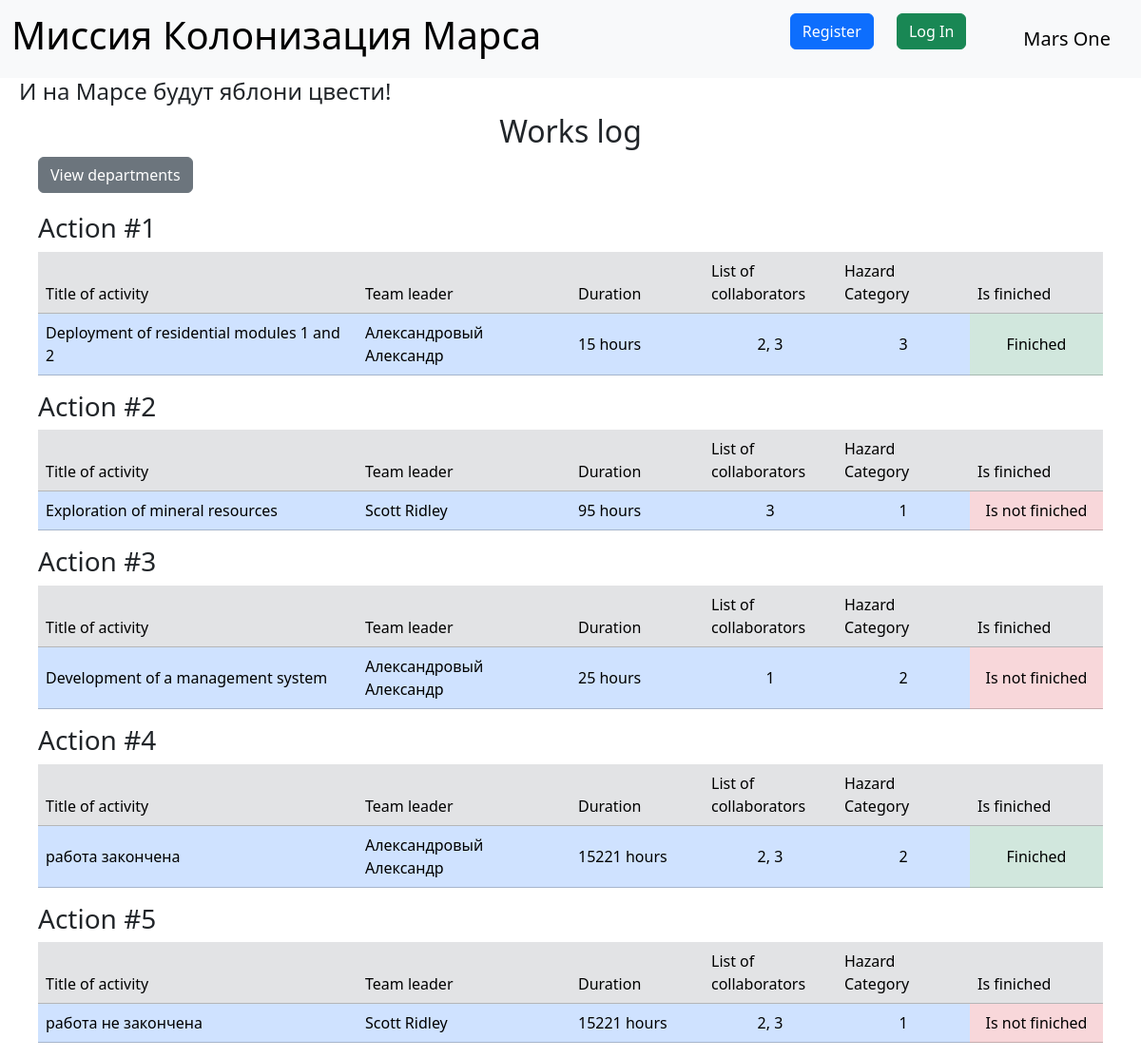
The page / on the database its author committed.
### data/jobs.py (models this page shows, shortened)
class Jobs(SqlAlchemyBase, SerializerMixin):
    __tablename__ = 'jobs'
    id = sqlalchemy.Column(sqlalchemy.Integer, primary_key=True, autoincrement=True)
    job = sqlalchemy.Column(sqlalchemy.String, nullable=True)
    work_size = sqlalchemy.Column(sqlalchemy.Integer, nullable=True)
    collaborators = sqlalchemy.Column(sqlalchemy.String, nullable=True)
    start_date = sqlalchemy.Column(sqlalchemy.DateTime, nullable=True)
    end_date = sqlalchemy.Column(sqlalchemy.DateTime, nullable=True)
    is_finished = sqlalchemy.Column(sqlalchemy.Boolean, nullable=True)
    team_leader = sqlalchemy.Column(sqlalchemy.Integer, sqlalchemy.ForeignKey("users.id"))
    creator = sqlalchemy.Column(sqlalchemy.Integer, default=1)
    user = orm.relationship('User')
    hazard_category_id = sqlalchemy.Column(sqlalchemy.String, sqlalchemy.ForeignKey("hazard_category.id"), nullable=True)
    hazard_category = orm.relationship('HazardCategory')

### main.py (the view)
@app.route('/')
def name():
    db_sess = db_session.create_session()
    jobs = db_sess.query(Jobs).all()
    users = db_sess.query(User).all()
    names = {user.id: f'{user.surname} {user.name}' for user in users}
    return render_template('index.html', jobs=jobs, names=names, title='Work Log')

### data/db_session.py (called while the page is built)
def create_session() -> Session:
    global __factory
    return __factory()

### templates/index.html (shortened to what this page needs)
{% extends "base.html" %}
{% block content %}
<h2 align="center">Works log</h2>
    <a href="/departments" class="btn btn-secondary" style="margin-right: 20px; margin-left: 40px">View departments</a>
<div style="padding-right: 40px; padding-left: 40px; padding-top: 20px">
    {% for job in jobs %}
    <h3>Action #{{ loop.index }}</h3>
    <table class="table" align="center">
        <thead>
        <tr class="table-secondary">
            <td width="30%">Title of activity</td>
            <td width="20%">Team leader</td>
            <td width="12.5%">Duration</td>
            <td width="12.5%">List of collaborators</td>
            <td width="12.5%">Hazard Category</td>
            <td width="12.5%">Is finiched</td>
        </tr>
        </thead>
        <tr class="table-primary table-center-vertical">
            <td>{{ job.job }}</td>
            <td>{{ names[job.team_leader] }}</td>
            <td>{{ job.work_size }} hours</td>
            <td align="center">{{ job.collaborators }}</td>
            <td align="center">{{ job.hazard_category_id }}</td>
            {% if job.is_finished %}
            <td class="table-success" align="center">Finiched</td>
            {% else %}
            <td class="table-danger" align="center">Is not finiched</td>
            {% endif %}
        </tr>
    </table>
    {% endfor %}
</div>
{% endblock %}

### static/css/style.css (style rules this page uses)
.table-center-vertical * { vertical-align: middle; }

### rows shown on the page
Jobs: job "Deployment of residential modules 1 and 2", team_leader "Александровый Александр", work_size "15", collaborators "2, 3", hazard_category_id "3", is_finished "Finiched"
Jobs: job "Exploration of mineral resources", team_leader "Scott Ridley", work_size "95", collaborators "3", hazard_category_id "1", is_finished "Is not finiched"
Jobs: job "Development of a management system", team_leader "Александровый Александр", work_size "25", collaborators "1", hazard_category_id "2", is_finished "Is not finiched"
Jobs: job "работа закончена", team_leader "Александровый Александр", work_size "15221", collaborators "2, 3", hazard_category_id "2", is_finished "Finiched"
Jobs: job "работа не закончена", team_leader "Scott Ridley", work_size "15221", collaborators "2, 3", hazard_category_id "1", is_finished "Is not finiched"
